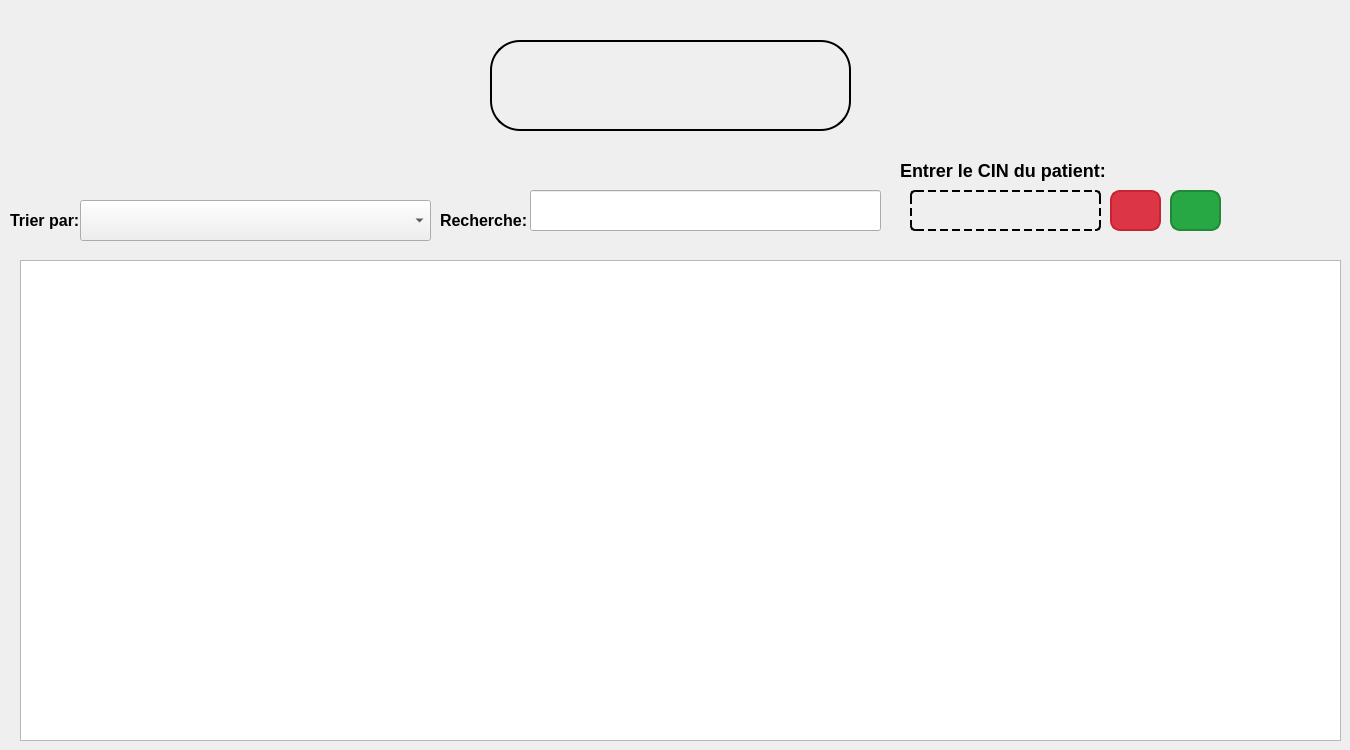
      <widget class="QWidget" name="lirect_10">
       <attribute name="title">
        <string>Affichage</string>
       </attribute>
       <widget class="QComboBox" name="comboTrierCarnets">
        <property name="geometry">
         <rect>
          <x>80</x>
          <y>200</y>
          <width>351</width>
          <height>41</height>
         </rect>
        </property>
       </widget>
       <widget class="QLabel" name="label_170">
        <property name="geometry">
         <rect>
          <x>10</x>
          <y>210</y>
          <width>191</width>
          <height>21</height>
         </rect>
        </property>
        <property name="styleSheet">
         <string notr="true">QLabel {
    font-size: 16px;    /* Set font size to 16px */
    font-weight: bold;  /* Make text bold */
    color: black;       /* Black text (default, change if needed) */
}
</string>
        </property>
        <property name="text">
         <string>Trier par:</string>
        </property>
       </widget>
       <widget class="QLabel" name="label_171">
        <property name="geometry">
         <rect>
          <x>440</x>
          <y>210</y>
          <width>91</width>
          <height>20</height>
         </rect>
        </property>
        <property name="styleSheet">
         <string notr="true">QLabel {
    font-size: 16px;    /* Set font size to 16px */
    font-weight: bold;  /* Make text bold */
    color: black;       /* Black text (default, change if needed) */
}
</string>
        </property>
        <property name="text">
         <string>Recherche:</string>
        </property>
       </widget>
       <widget class="QLineEdit" name="rechercheC">
        <property name="geometry">
         <rect>
          <x>530</x>
          <y>190</y>
          <width>351</width>
          <height>41</height>
         </rect>
        </property>
        <property name="text">
         <string/>
        </property>
       </widget>
       <widget class="QWidget" name="widget_15" native="true">
        <property name="geometry">
         <rect>
          <x>490</x>
          <y>40</y>
          <width>361</width>
          <height>91</height>
         </rect>
        </property>
        <property name="styleSheet">
         <string notr="true">background-color: qlineargradient(
    spread:pad,
    x1:0, y1:0, x2:1, y2:0,
    stop:0 #d30102,
    stop:0.499 #d30102,
    stop:0.5 white,
    stop:1 white
);
border-radius: 30px; 
border: 2px solid black; </string>
        </property>
        <widget class="QPushButton" name="btnStat">
         <property name="geometry">
          <rect>
           <x>50</x>
           <y>0</y>
           <width>91</width>
           <height>91</height>
          </rect>
         </property>
         <property name="styleSheet">
          <string notr="true">QPushButton {
    background: transparent;
    border: none;
}</string>
         </property>
         <property name="text">
          <string/>
         </property>
         <property name="icon">
          <iconset resource="images/images.qrc">
           <normaloff>:/images/stat.png</normaloff>:/images/stat.png</iconset>
         </property>
         <property name="iconSize">
          <size>
           <width>50</width>
           <height>50</height>
          </size>
         </property>
        </widget>
        <widget class="QPushButton" name="btnGeneratePDF">
         <property name="geometry">
          <rect>
           <x>220</x>
           <y>10</y>
           <width>81</width>
           <height>71</height>
          </rect>
         </property>
         <property name="styleSheet">
          <string notr="true">QPushButton {
    background: transparent;
    border: none;
}</string>
         </property>
         <property name="text">
          <string/>
         </property>
         <property name="icon">
          <iconset resource="images/images.qrc">
           <normaloff>:/images/doc.png</normaloff>:/images/doc.png</iconset>
         </property>
         <property name="iconSize">
          <size>
           <width>50</width>
           <height>50</height>
          </size>
         </property>
        </widget>
       </widget>
       <widget class="QPushButton" name="modifierC">
        <property name="geometry">
         <rect>
          <x>1170</x>
          <y>190</y>
          <width>51</width>
          <height>41</height>
         </rect>
        </property>
        <property name="styleSheet">
         <string notr="true">QPushButton {
    background-color: #28A745;  /* Bright green background */
    color: white;               /* White text */
    font-size: 16px;            /* Font size */
    font-weight: bold;          /* Bold text */
    border: 2px solid #218838;  /* Darker green border */
    border-radius: 10px;        /* Rounded corners */
    padding: 8px 16px;          /* Padding for size adjustment */
}

QPushButton:hover {
    background-color: #218838;  /* Darker green on hover */
}

QPushButton:pressed {
    background-color: #1E7E34;  /* Even darker green when pressed */
}
</string>
        </property>
        <property name="text">
         <string/>
        </property>
        <property name="icon">
         <iconset theme="QIcon::ThemeIcon::MailMessageNew"/>
        </property>
       </widget>
       <widget class="QTableView" name="tableVieww">
        <property name="geometry">
         <rect>
          <x>20</x>
          <y>260</y>
          <width>1321</width>
          <height>481</height>
         </rect>
        </property>
       </widget>
       <widget class="QLabel" name="nom_2">
        <property name="geometry">
         <rect>
          <x>900</x>
          <y>150</y>
          <width>291</width>
          <height>41</height>
         </rect>
        </property>
        <property name="styleSheet">
         <string notr="true">QLabel {
    background-color: transparent; /* Fond transparent */
    color: #000000;                /* Texte noir */
    border: none;                  /* Pas de bordure */
    font-weight: bold;             /* Texte en gras */
    font-size: 18px;               /* Taille de police de 18px */
}
</string>
        </property>
        <property name="text">
         <string>Entrer le CIN du patient:</string>
        </property>
       </widget>
       <widget class="QLineEdit" name="suppid">
        <property name="geometry">
         <rect>
          <x>910</x>
          <y>190</y>
          <width>191</width>
          <height>41</height>
         </rect>
        </property>
        <property name="styleSheet">
         <string notr="true">QLineEdit {
    background-color: transparent; /* Fond transparent */
    color: #000000;                /* Texte noir normal */
    font-size: 14px;               /* Taille de la police */
    border: 2px dashed #000000;    /* Bordure en pointillés épaisse */
    border-radius: 5px;            /* Coins légèrement arrondis */
    padding: 8px;                  /* Espacement interne pour le texte */
    border-style: dashed;          /* Style en pointillés */
}</string>
        </property>
       </widget>
       <widget class="QPushButton" name="supprimerC">
        <property name="geometry">
         <rect>
          <x>1110</x>
          <y>190</y>
          <width>51</width>
          <height>41</height>
         </rect>
        </property>
        <property name="styleSheet">
         <string notr="true">QPushButton {
    background-color: #DC3545;  /* Bright red background */
    color: white;               /* White text */
    font-size: 16px;            /* Font size */
    font-weight: bold;          /* Bold text */
    border: 2px solid #C82333;  /* Darker red border */
    border-radius: 10px;        /* Rounded corners */
    padding: 8px 16px;          /* Padding for size adjustment */
}

QPushButton:hover {
    background-color: #C82333;  /* Darker red on hover */
}

QPushButton:pressed {
    background-color: #A71D2A;  /* Even darker red when pressed */
}
</string>
        </property>
        <property name="text">
         <string/>
        </property>
        <property name="icon">
         <iconset theme="QIcon::ThemeIcon::EditDelete"/>
        </property>
       </widget>
      </widget>
